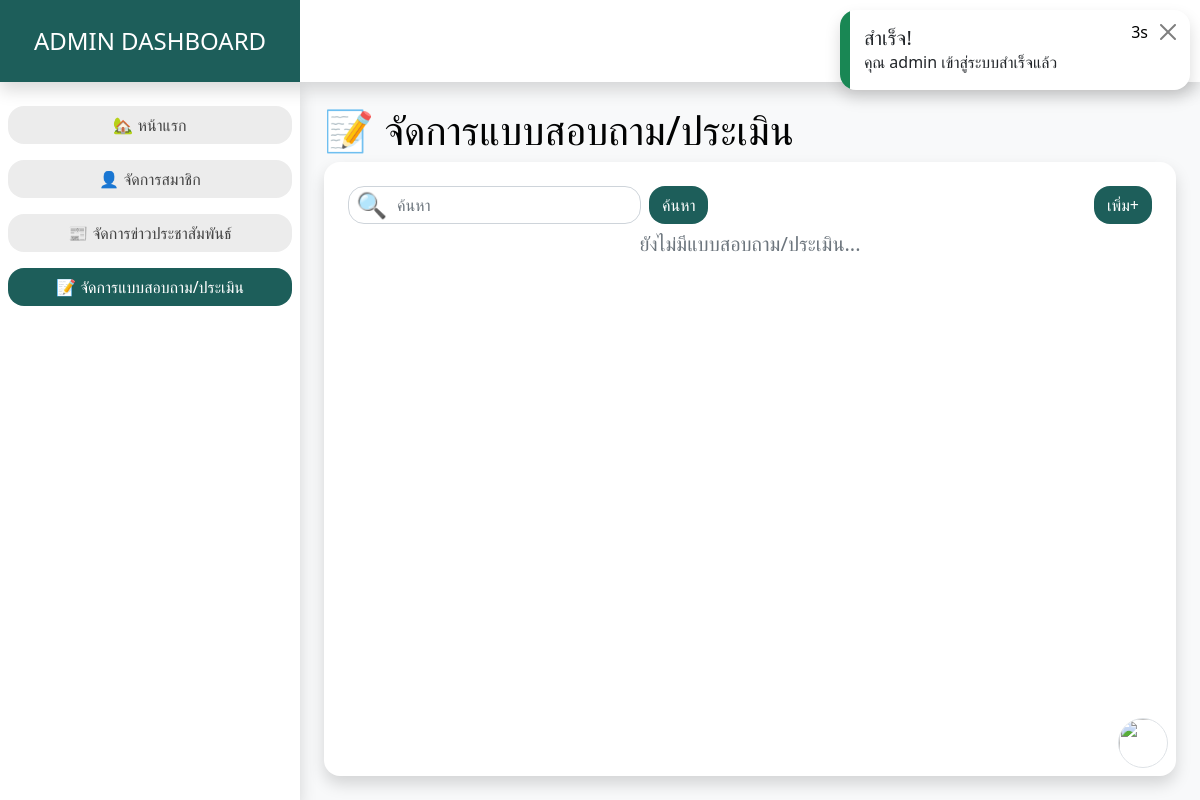
The app's page /admin/?manageAssessments (signed in), older data.
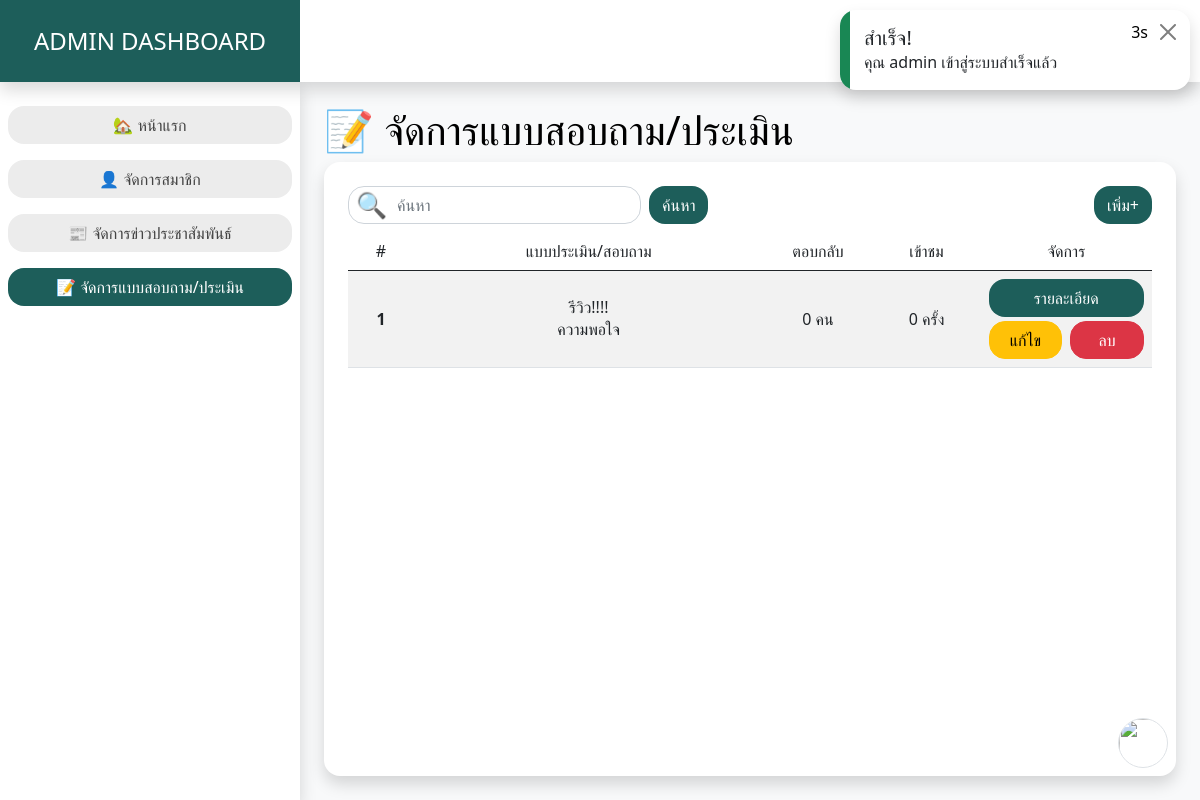
The same page, newer data.
### tables this page shows
CREATE TABLE `assessments` (
  `assessment_id` int(11) NOT NULL,
  `title` varchar(255) NOT NULL,
  `body` varchar(255) NOT NULL,
  `questions` longtext NOT NULL CHECK (json_valid(`questions`)),
  `additional` varchar(150) DEFAULT NULL,
  `visitors` int(11) NOT NULL DEFAULT 0,
  `created_at` timestamp NOT NULL DEFAULT current_timestamp(),
  `updated_at` timestamp NULL DEFAULT NULL ON UPDATE current_timestamp()
);

### components/popChats.php (the view, shortened to what the changed rows need)
<?php
function showUsers($role){
    global $row;
    $fetchUser = sql("SELECT * FROM users WHERE role = ?",[$role]);
    if($fetchUser->rowCount() > 0){ $index=0; ?>
        <?php while($user = $fetchUser->fetch()){
            if($user["user_id"] === $row["user_id"]){
                return;
            }
            echo $index == 0 ? "<div>$showTextRole</div>" : null ?>
            <?php $index++; } ?>
    <?php }
}
showUsers("user");
?>

### components/popChats.php (the view, shortened to what the changed rows need)
<?php
function showUsers($role){
    global $row;
    $fetchUser = sql("SELECT * FROM users WHERE role = ?",[$role]);
    if($fetchUser->rowCount() > 0){ $index=0; ?>
        <?php while($user = $fetchUser->fetch()){
            if($user["user_id"] === $row["user_id"]){
                return;
            }
            $showTextRole = $role=='admin'?'• ผู้ดูและระบบ':'• ผู้ใช้งานทั่วไป';
            echo $index == 0 ? "<div>$showTextRole</div>" : null ?>
            <?php $index++; } ?>
    <?php }
}
showUsers("user");
?>

### config.php (shortened to what the changed rows need)
<?php
try{
    $pdo = new PDO("mysql:host=mariadb_elderly_travel;dbname=elderly_db","username","password");
}catch(PDOException $e){
    echo $e->getMessage();
}
function sql($sql,$params=[]){
    global $pdo;
    $stmt = $pdo->prepare($sql);
    $stmt->execute($params);
    return $stmt;
}
foreach(["success","warning","danger"] as $index=>$type){
    if(isset($_SESSION[$type])){ ?>
        <div class="position-fixed opacity-0" style="top:10px;right:10px;z-index:999" id="alertMsg">
            <div class="p-3 position-relative overflow-hidden ps-4 shadow rounded-xl bg-white" style="width:350px;">
                <div class="bg-<?= $type; ?> position-absolute" style="width:10px;height:100%;top:0;left:0;"></div>
                <h5><?= $_SESSION[$type][0]; ?></h5>
                <div class="position-absolute d-flex align-items-center gap-2" style="top:10px;right:10px;">
                    <div><span id="countMsg"></span>s</div>
                    <button id="btnCloseMsg" class="btn-close"></button>
                </div>
                <div><?= $_SESSION[$type][1]; ?></div>
            </div>
        </div>
        <?php unset($_SESSION[$type]);
    }
}
?>

### admin/index.php (shortened to what the changed rows need)
<?php
require "../config.php";
$row=null;
if(isset($_SESSION["user_login"])){
    msg("warning","คำเตือน","ไม่สามารถเข้าถึงหน้านี้ได้","/");
}elseif(isset($_SESSION["admin_login"])){
    $row = sql("SELECT * FROM users WHERE user_id = ?",[$_SESSION["admin_login"]])->fetch();
}else{
    msg("warning","คำเตือน","ไม่สามารถเข้าถึงหน้านี้ได้","/");
}
$pages = [
    "home"=>"🏡 หน้าแรก",
    "manageUsers"=>"👤 จัดการสมาชิก",
    "manageNews"=>"📰 จัดการข่าวประชาสัมพันธ์",
    "manageAssessments"=>"📝 จัดการแบบสอบถาม/ประเมิน",
];
?>
<!DOCTYPE html>
<html lang="en">
<head>
    <?php require "../link.php"; ?>
</head>
<body class='bg-light'>
    <?php require_once("../components/popChats.php"); ?>
    <div class='d-flex vh-100' style='padding-top:82px'>
        <div class="bg-white shadow d-flex flex-column pt-4" style="width:300px;">
            <ul class="m-0 p-0 d-flex flex-column gap-3 align-items-center w-100 px-2" style='list-style:none'>
                <?php foreach($pages as $index=>$page){?>
                    <a href="?<?= $index ?>" class='btn w-100 <?= isset($_GET[$index]) ? "btn-teal" : "btn-outline-light2" ?>'>
                        <li><?= $page; ?></li>
                    </a>
                <?php } ?>
            </ul>
        </div>
        <div class='flex-1 p-4'>
            <div class='d-flex flex-column h-100'>
                <h1 class='mb-2'>
                    <?php foreach($pages as $index=>$page){
                        if(isset($_GET[$index])){
                            echo $page;
                        } ?>
                    <?php } ?>
                </h1>
                <div class='bg-white shadow p-4 rounded-xl overflow-hidden' style='height: 796.56px;'>
                    <?php foreach($pages as $index=>$page){
                        if(isset($_GET[$index])){
                            require_once("pages/$index.php");
                        } ?>
                    <?php } ?>
                </div>
            </div>
        </div>
    </div>
</body>
</html>

### admin/pages/manageAssessments.php (shortened to what the changed rows need)
<div class='d-flex justify-content-between bg-white'>
    <div class='d-flex align-items-center gap-2 position-relative'>
        <input type="search" name='search' class='form-control ps-5' placeholder='ค้นหา' oninput="searchResult($(this))">
        <label for="" style='position: absolute;top: 0px;left: 8px;font-size: 25px;'>🔍</label>
        <button type='button' class='btn btn-teal'>ค้นหา</button>
    </div>
    <button data-bs-toggle='modal' data-bs-target="#addAssessment" type="button" class='btn btn-teal'>เพิ่ม+</button>
</div>
<div class='overflow-auto h-100 mt-2'>
<?php
$fetchAsessment = sql("SELECT * FROM assessments");
if($fetchAsessment->rowCount() > 0){ ?>
    <div class='overflow-hidden rounded-xl table-responsive'>
        <table class='table table-striped text-center align-middle'>
            <thead>
                <tr>
                    <td style="width: 90px;">#</td>
                    <td style="width: 520px;">แบบประเมิน/สอบถาม</td>
                    <td style="width: 150px;">ตอบกลับ</td>
                    <td style="width: 150px;">เข้าชม</td>
                    <td style="width: 200px;">จัดการ</td>
                </tr>
            </thead>
            <tbody>
                <?php
                $index=1;
                while($assessment = $fetchAsessment->fetch()){ ?>
                    <tr data-search-item>
                        <td>
                            <div class='text-center fw-bold'><?= $index ?></div>
                        </td>
                        <td>
                            <h6 data-search-keyword='<?= $assessment["title"] ?>'><?= $assessment["title"] ?></h6>
                            <div><?= $assessment["body"] ?></div>
                        </td>
                        <td><?= sql("SELECT COUNT(*) as count FROM assessment_responses WHERE assessment_id = ?",[$assessment["assessment_id"]])->fetch()["count"]; ?> คน</td>
                        <td><?= $assessment["visitors"] ?> ครั้ง</td>
                        <td>
                            <div class='d-flex flex-column align-items-center gap-1 w-100'>
                                <button type='button' data-bs-toggle='modal' class='btn btn-teal w-100' data-bs-target='#detailAssessment-<?= $assessment["assessment_id"] ?>'>รายละเอียด</button>
                                <div class='d-flex gap-2 w-100'>
                                    <button type='button' data-bs-toggle='modal' class='btn btn-warning w-100' data-bs-target='#editAssessment-<?= $assessment["assessment_id"] ?>'>แก้ไข</button>
                                    <button type='button' data-bs-toggle='modal' class='btn btn-danger w-100' data-bs-target='#deleteAssessment-<?= $assessment["assessment_id"] ?>'>ลบ</button>
                                </div>
                                                    <?php
                                                    foreach(json_decode($assessment["questions"]) as $index=>$q){ ?>
                                                        <div class='d-flex align-items-center gap-2 mb-2'>
                                                            <h6><span><?= $index + 1 ?></span>. </h6>
                                                            <input type="text" class='form-control' name='questions[]' placeholder='คำถาม' value="<?= $q ?>">
                                                        </div>
                                                    <?php }
                                                    ?>
                            </div>
                        </td>
                    </tr>
                <?php $index++; } ?>
            </tbody>
        </table>
    </div>
<?php }else{ ?>
    <h5 class='text-center text-muted'>ยังไม่มีแบบสอบถาม/ประเมิน...</h5>
<?php } ?>
</div>

Row changes from the older to the newer data that the page shows:
added assessments: title "รีวิว!!!!", body "ความพอใจ", fetch "0", visitors "0"
Text that changed along with them:
list line gone: "ยังไม่มีแบบสอบถาม/ประเมิน..."
new list line: "# แบบประเมิน/สอบถาม ตอบกลับ เข้าชม จัดการ"
